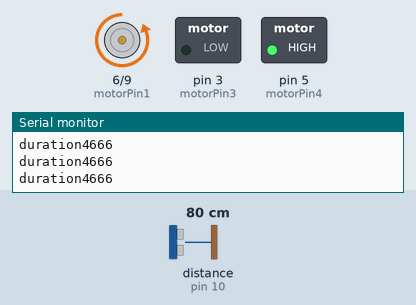
Bench run of a sketch on a simulated Arduino Uno, built with avr-gcc and run on an emulated ATmega328P. Parts: motor-driver pin pairs drawn as motors (green arrow = first pin HIGH = forward, orange = second pin HIGH = backward, longer = more drive), switched loads named in the sketch (green lamp = pin HIGH), the last lines printed to the serial monitor. Wiring (inferred from the names in the program): ultrasonic range finder: trigger pin 11; echo pin 10. Inputs (shaded band) come from the test bench; at power-on: distance to the obstacle (sensor on pin 10) 80 cm. The echo pulse lasts 58.3 µs per cm; pins used as bus, display or sensor lines are not drawn.

Above: at 1.2 s.
1.3 s: distance to the obstacle (sensor on pin 10) set to 46 cm
2.8 s: distance to the obstacle (sensor on pin 10) set to 40 cm
At 2.95 s:
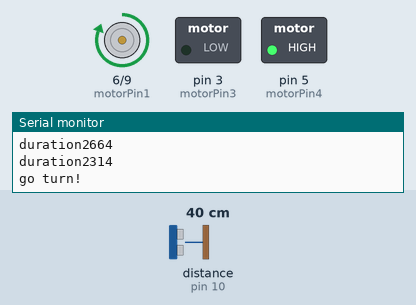
5.8 s: distance to the obstacle (sensor on pin 10) set to 258 cm
At 7.1 s:
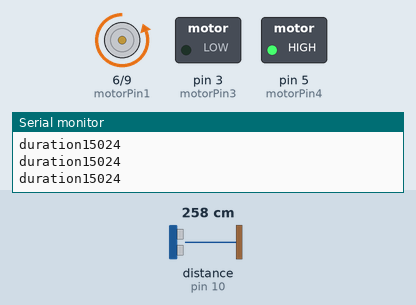
7.4 s: distance to the obstacle (sensor on pin 10) set to 2 cm
At 7.53 s:
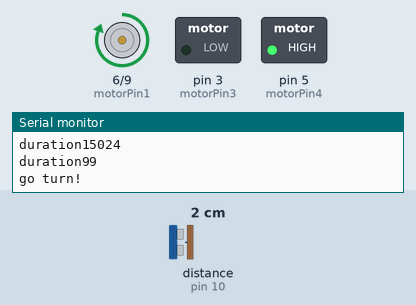
Timing chart, 0 to 11.4 s (numbered marks = the images above; inputs shaded):
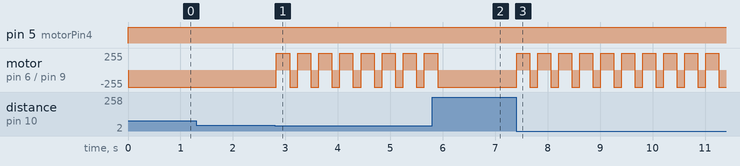

The sketch:

robot_club_101.ino
```cpp
// defines pins numbers
const int trigPin = 11;
const int echoPin = 10;
// defines variables
long duration;
int distance;

// Left Motor
const int motorPin1  = 6;
const int motorPin2  = 9;
// Right Motor
const int motorPin3  = 3; // Pin  7 of L293
const int motorPin4  = 5;  // Pin  2 of L293

const int maxValue = 255;

//This will run only one time.
void setup(){
  pinMode(trigPin, OUTPUT); // Sets the trigPin as an Output
  pinMode(echoPin, INPUT); // Sets the echoPin as an Input
  Serial.begin(9600); // Starts the serial communication


  //Set pins as outputs
  pinMode(motorPin1, OUTPUT);
  pinMode(motorPin2, OUTPUT);
  pinMode(motorPin3, OUTPUT);
  pinMode(motorPin4, OUTPUT);
}

void loop(){
  bothForward();
  int dur = readSonar();
  if (dur < 2500) {
    Serial.print("go turn!");
    spinLeft();
    delay(250);
    //go forward a bit so we're not getting crazy readings from the sonar
    bothForward();
    delay(150);
  }
}

int readSonar() {
  // Clears the trigPin
  digitalWrite(trigPin, LOW);
  delayMicroseconds(2);
  // Sets the trigPin on HIGH state for 10 micro seconds
  digitalWrite(trigPin, HIGH);
  delayMicroseconds(10);
  digitalWrite(trigPin, LOW);
  // Reads the echoPin, returns the sound wave travel time in microseconds
  duration = pulseIn(echoPin, HIGH);
  // Calculating the distance
  distance= duration*0.034/2;
  // Prints the distance on the Serial Monitor
  Serial.print("duration");
  Serial.println(duration);
  return duration;
}

void stupidPattern() {
  rightForward();
  delay(2000);
  rightBack();
  delay(2000);
}

void bothForward() {
  leftForward();
  rightForward();
}

void bothBack() {
  leftBack();
  rightBack();
}

void spinRight() {
  rightBack();
  leftForward();
}

void spinLeft() {
  rightForward();
  leftBack();
}

void allStop() {
  leftStop();
  rightStop();
}

void leftForward() {
  analogWrite(motorPin1, 0);
  analogWrite(motorPin2, maxValue);
}

void leftBack() {
  analogWrite(motorPin1, maxValue);
  analogWrite(motorPin2, 0);
}

void rightForward() {
  analogWrite(motorPin3, 0);
  analogWrite(motorPin4, maxValue);
}

void rightBack() {
  analogWrite(motorPin3, maxValue);
  analogWrite(motorPin4, 0);
}

void leftStop() {
  analogWrite(motorPin1, 0);
  analogWrite(motorPin2, 0);
}

void rightStop() {
  analogWrite(motorPin3, 0);
  analogWrite(motorPin4, 0);
}
```

Measured:
- the behaviour switches between 44 and 43 cm on distance to the obstacle (sensor on pin 10) (found by bisection; images 0 and 1)
- after the input at 2.8 s, motor on pin 6 (motorPin1) / pin 9 (motorPin2): alternates forward 255/255 for 0.25 s and backward 255/255 for 0.15 s, starting at once
- after the input at 5.8 s, motor on pin 6 (motorPin1) / pin 9 (motorPin2): goes on until 5.9 s, then stays backward 255/255
- after the input at 7.4 s, motor on pin 6 (motorPin1) / pin 9 (motorPin2): alternates forward 255/255 for 0.25 s and backward 255/255 for 0.15 s, starting at once
